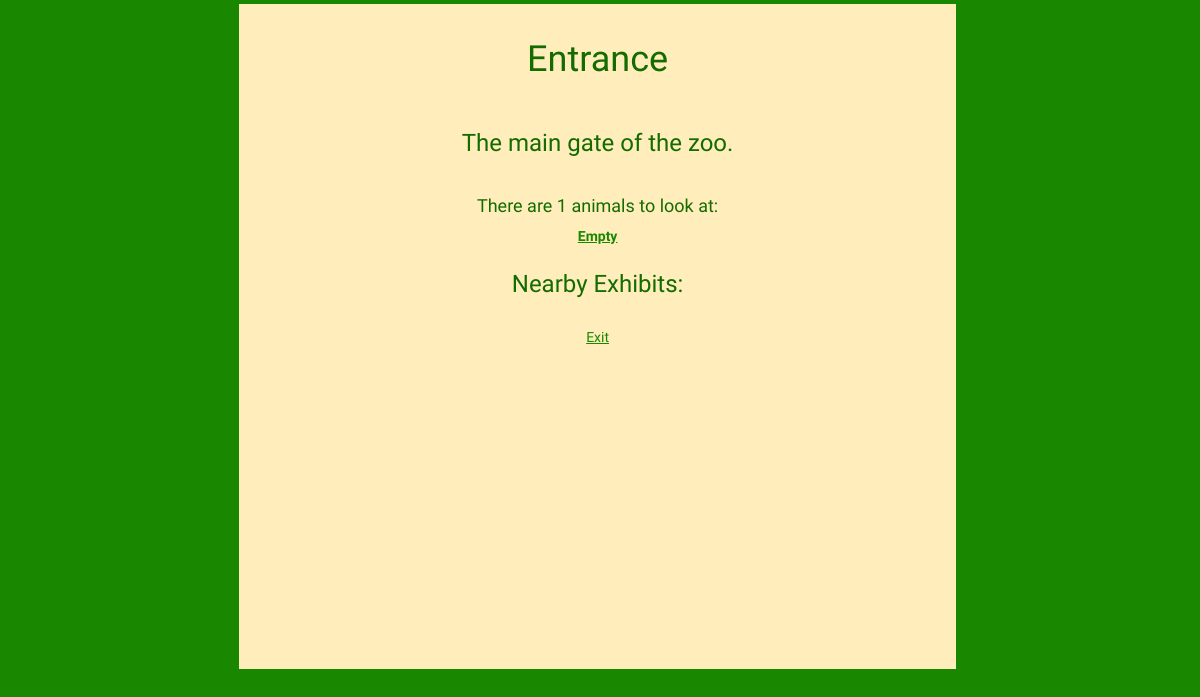
The app's page /applic/exhibit/6, older data.
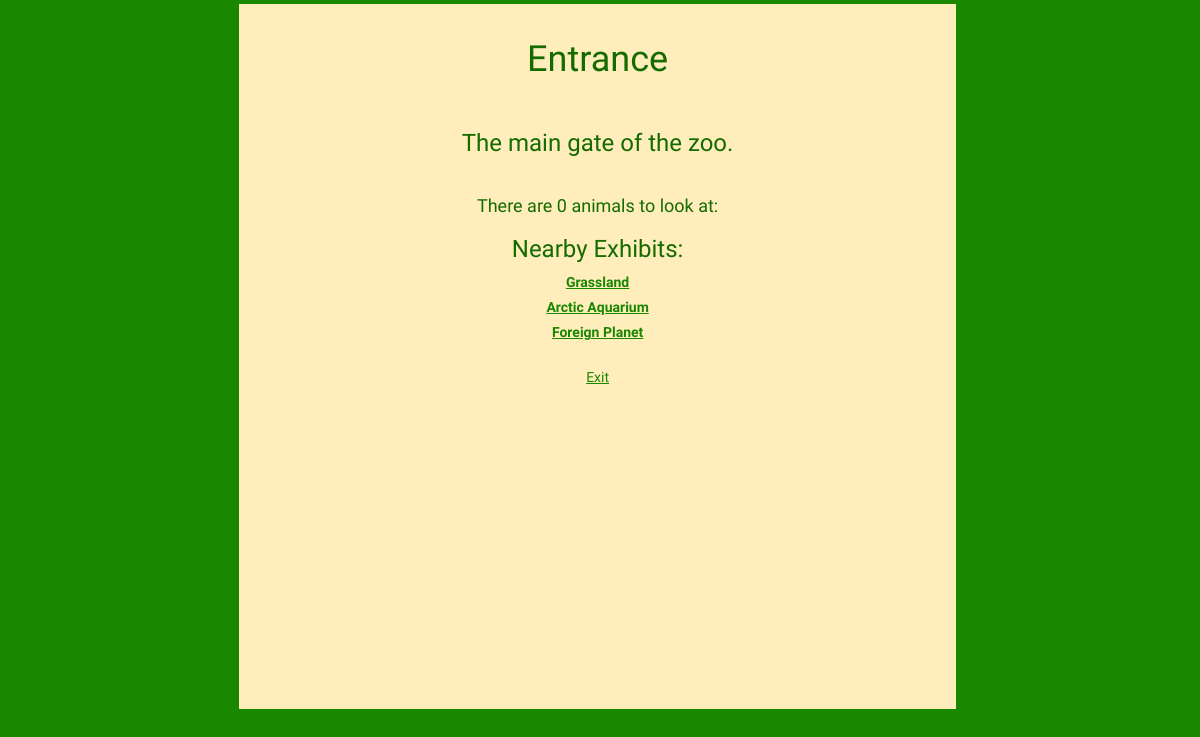
The same page, newer data.
### applic/models.py (models this page shows, shortened)
class Exhibit(models.Model):
	EXIT = (
	("T", "Yes"),
	("F", "No"),
	)
	name = models.CharField(max_length=200, help_text="Enter the exhibit name", default="")
	description = models.CharField(max_length=200, help_text="Enter the exhibit description: ", default="")
	is_exit = models.CharField(max_length=1, choices=EXIT, blank=True, default='m', help_text="Is this exhibit an exit?")
	neighbors = models.ManyToManyField("self",help_text="Pick this exhibit's neighbors",blank=True)
	animals = models.ManyToManyField(Animal, help_text="Add animals to this exhibit", blank=True)
	def __str__(self):
		return self.name
	def get_absolute_url(self):
		return reverse('exhibit', args=[str(self.id)])

class Animal(models.Model):
	name = models.CharField(max_length=60, help_text="Enter the name of the animal: ", default="")
	nickname = models.CharField(max_length=60, help_text="Enter the nickname of the animal:", default="")
	sci_name = models.CharField(max_length=100, help_text="Enter the scientific name of the animal:", default="")
	DIET_CHOICE = (
	("C", "Carnviore"),
	("O", "Omnivore"),
	("H", "Herbivore"),
	)
	diet = models.CharField(max_length=1, choices=DIET_CHOICE, blank=True, default='m', help_text="Pick the animal's diet.")
	info = models.CharField(max_length=500, help_text="Enter the animal information: ", default="")
	inter = models.CharField(max_length=500, help_text="Enter the animal interaction information: ", default="")
	image_url = models.CharField(max_length=500, help_text="Paste an image url", default="")
	def get_absolute_url(self):
		return reverse('animal', args=[str(self.id)])

### applic/views.py (the view)
# urls.py: path("exhibit/<int:pk>", views.exhibit.as_view(), name="exhibit"),
class exhibit(generic.DetailView):
	model = Exhibit

### applic/templates/applic/exhibit_detail.html
{% extends "base_zcoce.html" %}
{% block zcontent %}
<h1 class="title">{{ exhibit.name }}</h1>
<br>
<h3>{{ exhibit.description }}</h3>
<br>
<h4>There are {{exhibit.animals.count}} animals to look at:</h4>
{% for a in exhibit.animals.all %}
  <label><a href="{{ a.get_absolute_url }}">{{ a.name }}</a></label><br>
{% endfor %}
<h3>Nearby Exhibits:</h3>
{% for n in exhibit.neighbors.all %}
  <label> <a href="{{ n.get_absolute_url }}">{{ n }}</a> </label><br>
{% endfor %}
{% if exhibit.is_exit == "T" %}
  <br><a href="{%url 'zoolist'%}">Exit</a>
{% endif %}
{% endblock %}

Row changes from the older to the newer data that the page shows:
removed Animal: name "Empty"
computed for Exhibit "Entrance": animals.count "1" → "0"
now on this page (row unchanged): Exhibit: name "Grassland"
now on this page (row unchanged): Exhibit: name "Arctic Aquarium"
now on this page (row unchanged): Exhibit: name "Foreign Planet"
